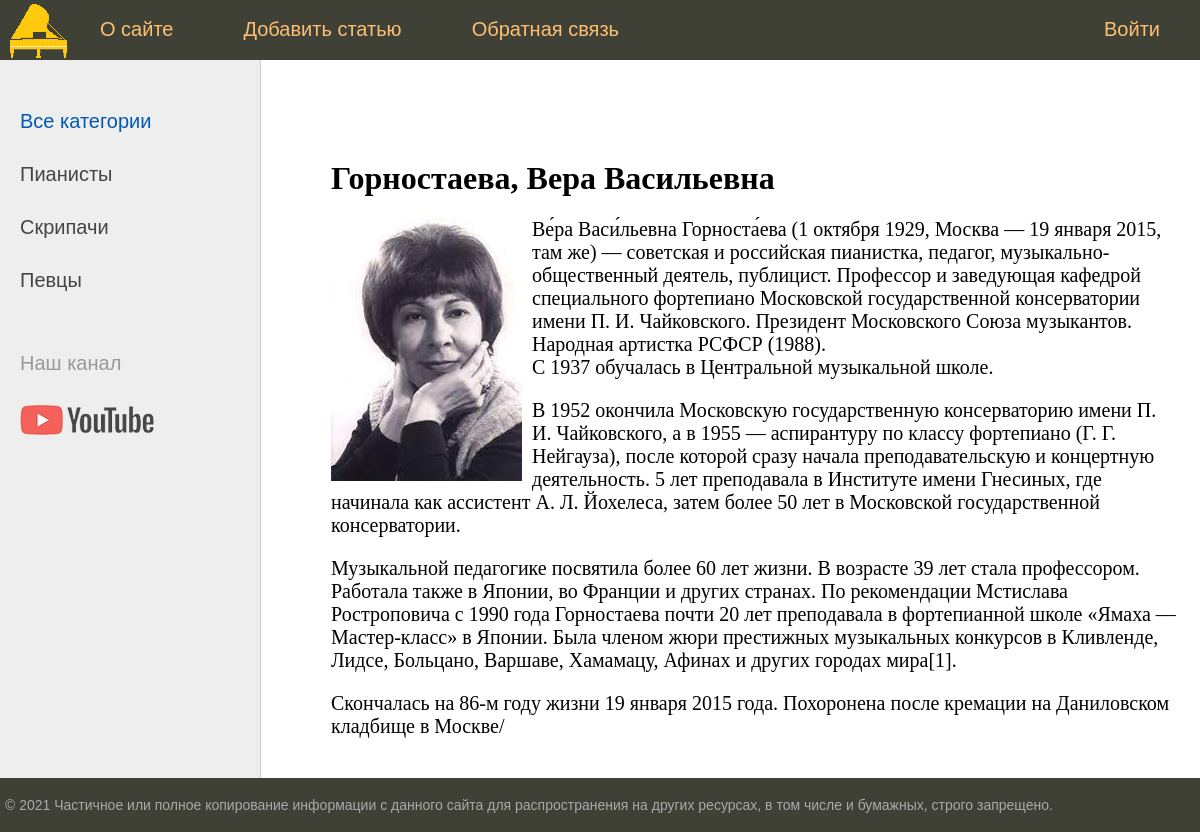
Screenshot of /post/gornostaeva/ with the database file from the repository.
### musicians/models.py (models this page shows, shortened)
class Category(models.Model):
    name = models.CharField(max_length=100, db_index=True, verbose_name="Категория")
    slug = models.SlugField(max_length=255, unique=True, db_index=True, verbose_name="URL")
    def get_absolute_url(self):
        return reverse('category', kwargs={'cat_slug': self.slug})
    class Meta:
        verbose_name = 'Категория'
        verbose_name_plural = 'Категории'
        ordering = ['id']

class Musicians(models.Model):
    id = models.AutoField(primary_key=True)
    title = models.CharField(max_length=255, verbose_name = "Заголовок")
    slug = models.SlugField(max_length=255, unique=True, db_index=True, verbose_name="URL")
    content = models.TextField(blank=True, verbose_name = "Текст статьи")
    photo = models.ImageField(upload_to="photos/%Y/%m/%d/", verbose_name = "Фотографии")
    time_create = models.DateTimeField(auto_now_add=True, verbose_name = "Время создания")
    time_update = models.DateTimeField(auto_now=True, verbose_name = "Время обновления")
    is_published = models.BooleanField(default=True, verbose_name = "Публикация")
    cat = models.ForeignKey('Category', on_delete=models.PROTECT, verbose_name = "Категории")
    def __str__(self):
        return self.title
    class Meta:
        verbose_name = 'Известные музыканты'
        verbose_name_plural = 'Известные музыканты'
        ordering = ['time_create', 'title']

### musicians/views.py (the view)
# urls.py: path('post/<slug:post_slug>/', ShowPost.as_view(), name='post'),
class ShowPost(DataMixin, DetailView):
    model = Musicians
    template_name = 'musicians/post.html'
    slug_url_kwarg = 'post_slug'
    context_object_name = 'post'
    def get_context_data(self, *, object_list=None, **kwargs):
        context = super().get_context_data(**kwargs)
        c_def = self.get_user_context(title=context['post'])
        return dict(list(context.items()) + list(c_def.items()))

### musicians/utils.py (called while the page is built)
    def get_user_context(self, **kwargs):
        context = kwargs
        cats = Category.objects.all()
        context['menu'] = menu
        context['cats'] = cats
        if 'cat_selected' not in context:
            context['cat_selected'] = 0
        return context

### musicians/templates/musicians/post.html
{% extends 'musicians/base.html' %}
{% block content %}
<h1>{{post.title}}</h1>
{% if post.photo %}
<p><img class="img-article-left" src="{{post.photo.url}}"></p>
{% endif %}
{{post.content|linebreaks}}
{% endblock %}

### musicians/templates/musicians/base.html (shortened to what this page needs)
{% load static %}
{% load musicians_tags %}
<!DOCTYPE html>
<html>
<head>
	<link type="text/css" href="{% static 'musicians/css/styles.css' %}" rel="stylesheet" />
</head>
<body>
<table class="table-page" border=0 cellpadding="0" cellspacing="0">
<tr><td valign=top>
{% block mainmenu %}
		<div class="header">
			<ul id="mainmenu" class="mainmenu">
			<li class="logo"><a href="{% url 'home' %}"><div class="logo"></div></a></li>
{% for m in menu %}
    {% if not forloop.last %}
				<li><a href="{% url m.url_name %}">{{m.title}}</a></li>
    {% else %}
				<li class="last"><a href="{% url m.url_name %}">{{m.title}}</a></li>
    {% endif %}
{% endfor %}
			</ul>
		</div>
{% endblock mainmenu %}
<table class="table-content" border=0 cellpadding="0" cellspacing="0">
<tr>
<td valign="top" class="left-chapters">
	<ul id="leftchapters">
{% if cat_selected == 0 %}
        <li class="selected">Все категории</li>
{% else %}
        <li><a href="{% url 'home' %}">Все категории</a></li>
{% endif %}
{% for c in cats %}
         {% if c.pk == cat_selected %}
                   <li class="selected">{{c.name}}</li>
         {% else %}
                   <li><a href="{{ c.get_absolute_url }}">{{c.name}}</a></li>
         {% endif %}
{% endfor %}
		<li class="share">
		<p>Наш канал</p>
		<a class="share-yt" href="https://www.youtube.com/channel/UCetgtvy93o3i3CvyGXKFU3g" target="_blank" rel="nofollow"></a>
		</li>
	</ul>
</td>
<td valign="top" class="content">
	<div class="content-text">
{% block content %}
{% endblock %}
	</div>
</td></tr></table>
</td></tr>
<tr><td valign=top>
	<div id="footer">
		<p>&copy; 2021 Частичное или полное копирование информации с данного сайта для распространения на других ресурсах, в том числе и бумажных, строго запрещено.</p>
	</div>
</td></tr></table>
</body>
</html>

### musicians/static/musicians/css/styles.css (style rules this page uses)
html, body { font-family: 'Arial'; margin: 0; padding: 0; height: 100%; width: 100%; color: #444; }
a { color: #0059b2; text-decoration: none; }
img { max-width: 600px; height: auto; }
img.img-article-left { max-width: 300px; height: auto; float: left; padding: 0 10px 10px 0; }
.table-page { width: 100%; height: 100%; vertical-align: top; }
.table-page tr { height: 100%; }
.header { background: #3F4137; height: 60px; }
.logo { background: url('../images/logo.png') no-repeat 10px 2px; width: 70px; height: 60px; }
ul.mainmenu { list-style: none; margin: 0; padding: 0; height: 60px; color: #fdc073; font-size: 20px; overflow: hidden; }
ul.mainmenu li { float: left; margin: 18px 40px 0 30px; }
ul.mainmenu li.logo { margin: 0; }
ul.mainmenu li.last { float: right; }
ul.mainmenu li a { color: #fdc073; text-decoration: none; }
.table-content { width: 100%; min-height: 100%; height: 100%; }
.left-chapters { margin: 0; background: #eee; border-right: 1px solid #ccc; min-height: 100%; }
.left-chapters ul { width: 230px; min-height: 100%; margin: 0; padding: 20px 10px 10px 20px; list-style: none; font-size: 20px; }
.left-chapters ul li { margin: 30px 0 0 0; color: #999; }
.left-chapters ul li.selected { color: #0059b2; }
.left-chapters ul li a { color: #444; text-decoration: none; }
.left-chapters ul li.share { margin: 60px 0 0 0; }
.left-chapters ul li.share p { margin: 30px 0 30px 0; }
.left-chapters ul li.share a { display: inline-block; width: 40px; height: 40px; margin: 0 20px 0 0; }
.left-chapters ul li.share a.share-yt { width: 100%; height: 30px; background: url('../images/share_yt.png') no-repeat 0 0 }
.content { padding: 40px 20px 20px 40px; width: 100%; box-sizing: border-box; }
.content-text { margin: 60px 0 0 30px; color: #000; font-size: 20px; font-family: Yandex Sans Display Light; }
.content-text h1 { font-size: 32px; }
#footer { box-sizing: border-box; background: #3F4137; padding: 5px; color: #aaa; font-size: 14px; font-family: Verdana, Geneva, Arial, Helvetica; text-align: left; overflow: hidden; }

### rows the page displays
Category: name "Пианисты"
Category: name "Скрипачи"
Category: name "Певцы"
Musicians: title "Горностаева, Вера Васильевна", photo (picture), content "Ве́ра Васи́льевна Горноста́ева (1 октября 1929, Москва — 19 января 2015, там же) — советская и российская пианистка, педагог, музыкально-общественный деятель, публицист. Профессор и заведующая кафедрой специального фортепиано Московской государственной консерватории имени П. И. Чайковского. Президент Московского Союза музыкантов. Народная артистка РСФСР (1988). С 1937 обучалась в Центральной музыкальной школе. В 1952 окончила Московскую государственную консерваторию имени П. И. Чайковского, а в 1955 — аспирантуру по классу фортепиано (Г. Г. Нейгауза), после которой сразу начала преподавательскую и концертную деятельность. 5 лет преподавала в Институте имени Гнесиных, где начинала как…"

### other values shown
{{ m.title }} "О сайте" "Добавить статью" "Обратная связь"
{{ m.title }} "Войти"
